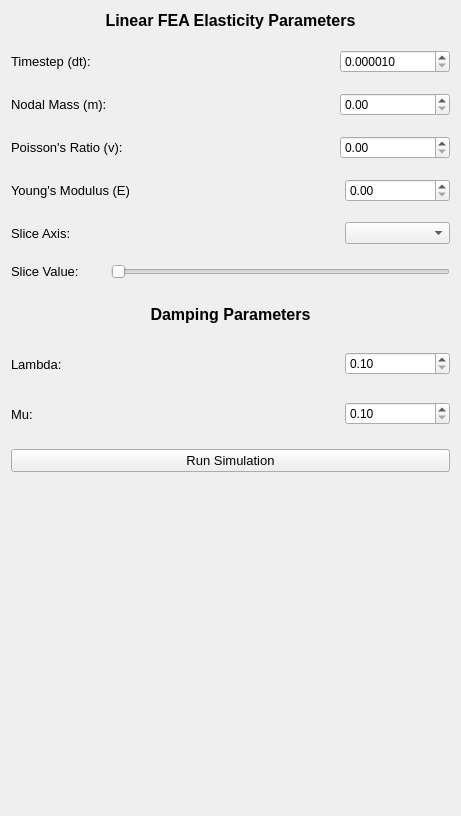
            <widget class="QWidget" name="sim_settings_page">
             <property name="geometry">
              <rect>
               <x>0</x>
               <y>0</y>
               <width>461</width>
               <height>816</height>
              </rect>
             </property>
             <attribute name="label">
              <string>Simulation Settings</string>
             </attribute>
             <layout class="QVBoxLayout" name="verticalLayout_4">
              <item>
               <layout class="QVBoxLayout" name="right_panel_layout_2">
                <property name="spacing">
                 <number>20</number>
                </property>
                <property name="sizeConstraint">
                 <enum>QLayout::SetDefaultConstraint</enum>
                </property>
                <item>
                 <layout class="QHBoxLayout" name="horizontalLayout_10" stretch="300">
                  <item>
                   <widget class="QLabel" name="label_2">
                    <property name="maximumSize">
                     <size>
                      <width>16777215</width>
                      <height>30</height>
                     </size>
                    </property>
                    <property name="font">
                     <font>
                      <family>Segoe UI</family>
                      <pointsize>12</pointsize>
                      <weight>75</weight>
                      <bold>true</bold>
                     </font>
                    </property>
                    <property name="text">
                     <string>Linear FEA Elasticity Parameters</string>
                    </property>
                    <property name="alignment">
                     <set>Qt::AlignCenter</set>
                    </property>
                   </widget>
                  </item>
                 </layout>
                </item>
                <item>
                 <layout class="QHBoxLayout" name="horizontalLayout_9" stretch="300,100">
                  <property name="spacing">
                   <number>0</number>
                  </property>
                  <item>
                   <widget class="QLabel" name="label_11">
                    <property name="maximumSize">
                     <size>
                      <width>1000</width>
                      <height>30</height>
                     </size>
                    </property>
                    <property name="font">
                     <font>
                      <family>Segoe UI</family>
                      <pointsize>10</pointsize>
                      <weight>50</weight>
                      <bold>false</bold>
                     </font>
                    </property>
                    <property name="text">
                     <string>Timestep (dt):</string>
                    </property>
                   </widget>
                  </item>
                  <item>
                   <widget class="QDoubleSpinBox" name="timestep_double_spin_box">
                    <property name="maximumSize">
                     <size>
                      <width>16777215</width>
                      <height>16777215</height>
                     </size>
                    </property>
                    <property name="decimals">
                     <number>6</number>
                    </property>
                    <property name="minimum">
                     <double>0.000010000000000</double>
                    </property>
                    <property name="maximum">
                     <double>5.000000000000000</double>
                    </property>
                    <property name="singleStep">
                     <double>0.001000000000000</double>
                    </property>
                   </widget>
                  </item>
                 </layout>
                </item>
                <item>
                 <layout class="QHBoxLayout" name="horizontalLayout_8" stretch="300,100">
                  <property name="spacing">
                   <number>0</number>
                  </property>
                  <item>
                   <widget class="QLabel" name="label_10">
                    <property name="maximumSize">
                     <size>
                      <width>1000</width>
                      <height>30</height>
                     </size>
                    </property>
                    <property name="font">
                     <font>
                      <family>Segoe UI</family>
                      <pointsize>10</pointsize>
                      <weight>50</weight>
                      <bold>false</bold>
                     </font>
                    </property>
                    <property name="text">
                     <string>Nodal Mass (m):</string>
                    </property>
                   </widget>
                  </item>
                  <item>
                   <widget class="QDoubleSpinBox" name="nodal_mass_double_spin_box">
                    <property name="maximumSize">
                     <size>
                      <width>16777215</width>
                      <height>16777215</height>
                     </size>
                    </property>
                   </widget>
                  </item>
                 </layout>
                </item>
                <item>
                 <layout class="QHBoxLayout" name="horizontalLayout_3" stretch="300,100">
                  <property name="spacing">
                   <number>0</number>
                  </property>
                  <item>
                   <widget class="QLabel" name="label_6">
                    <property name="maximumSize">
                     <size>
                      <width>1000</width>
                      <height>30</height>
                     </size>
                    </property>
                    <property name="font">
                     <font>
                      <family>Segoe UI</family>
                      <pointsize>10</pointsize>
                      <weight>50</weight>
                      <bold>false</bold>
                     </font>
                    </property>
                    <property name="text">
                     <string>Poisson's Ratio (v):</string>
                    </property>
                   </widget>
                  </item>
                  <item>
                   <widget class="QDoubleSpinBox" name="poissons_ratio_double_spin_box">
                    <property name="maximumSize">
                     <size>
                      <width>16777215</width>
                      <height>16777215</height>
                     </size>
                    </property>
                    <property name="minimum">
                     <double>0.000000000000000</double>
                    </property>
                    <property name="maximum">
                     <double>0.500000000000000</double>
                    </property>
                    <property name="singleStep">
                     <double>0.010000000000000</double>
                    </property>
                   </widget>
                  </item>
                 </layout>
                </item>
                <item>
                 <layout class="QHBoxLayout" name="horizontalLayout_4" stretch="300,100">
                  <item>
                   <widget class="QLabel" name="label_7">
                    <property name="maximumSize">
                     <size>
                      <width>1000</width>
                      <height>30</height>
                     </size>
                    </property>
                    <property name="font">
                     <font>
                      <family>Segoe UI</family>
                      <pointsize>10</pointsize>
                      <weight>50</weight>
                      <bold>false</bold>
                     </font>
                    </property>
                    <property name="layoutDirection">
                     <enum>Qt::LeftToRight</enum>
                    </property>
                    <property name="text">
                     <string>Young's Modulus (E)</string>
                    </property>
                   </widget>
                  </item>
                  <item>
                   <widget class="QDoubleSpinBox" name="youngs_modulus_double_spin_box">
                    <property name="maximumSize">
                     <size>
                      <width>16777215</width>
                      <height>16777215</height>
                     </size>
                    </property>
                    <property name="maximum">
                     <double>10000000000.000000000000000</double>
                    </property>
                   </widget>
                  </item>
                 </layout>
                </item>
                <item>
                 <layout class="QHBoxLayout" name="horizontalLayout_6" stretch="300,100">
                  <item>
                   <widget class="QLabel" name="label_8">
                    <property name="maximumSize">
                     <size>
                      <width>16777215</width>
                      <height>30</height>
                     </size>
                    </property>
                    <property name="font">
                     <font>
                      <family>Segoe UI</family>
                      <pointsize>10</pointsize>
                      <weight>50</weight>
                      <bold>false</bold>
                     </font>
                    </property>
                    <property name="text">
                     <string>Slice Axis:</string>
                    </property>
                   </widget>
                  </item>
                  <item>
                   <widget class="QComboBox" name="slice_axis_combo_box">
                    <property name="maximumSize">
                     <size>
                      <width>16777215</width>
                      <height>16777215</height>
                     </size>
                    </property>
                    <property name="toolTip">
                     <string>The axis to slice by (x, y or z)</string>
                    </property>
                    <property name="currentText">
                     <string/>
                    </property>
                   </widget>
                  </item>
                 </layout>
                </item>
                <item>
                 <layout class="QHBoxLayout" name="horizontalLayout_7">
                  <item>
                   <widget class="QLabel" name="label">
                    <property name="minimumSize">
                     <size>
                      <width>80</width>
                      <height>0</height>
                     </size>
                    </property>
                    <property name="font">
                     <font>
                      <family>Segoe UI</family>
                      <pointsize>10</pointsize>
                      <weight>50</weight>
                      <bold>false</bold>
                     </font>
                    </property>
                    <property name="text">
                     <string>Slice Value:</string>
                    </property>
                   </widget>
                  </item>
                  <item>
                   <widget class="QSlider" name="slice_value_slider">
                    <property name="toolTip">
                     <string>The percentage of the shape to slice</string>
                    </property>
                    <property name="autoFillBackground">
                     <bool>false</bool>
                    </property>
                    <property name="maximum">
                     <number>100</number>
                    </property>
                    <property name="sliderPosition">
                     <number>0</number>
                    </property>
                    <property name="orientation">
                     <enum>Qt::Horizontal</enum>
                    </property>
                    <property name="tickPosition">
                     <enum>QSlider::NoTicks</enum>
                    </property>
                   </widget>
                  </item>
                 </layout>
                </item>
                <item>
                 <layout class="QHBoxLayout" name="horizontalLayout_12">
                  <item>
                   <layout class="QVBoxLayout" name="verticalLayout_2">
                    <item>
                     <widget class="QLabel" name="label_3">
                      <property name="enabled">
                       <bool>true</bool>
                      </property>
                      <property name="sizePolicy">
                       <sizepolicy hsizetype="Preferred" vsizetype="Preferred">
                        <horstretch>0</horstretch>
                        <verstretch>0</verstretch>
                       </sizepolicy>
                      </property>
                      <property name="minimumSize">
                       <size>
                        <width>0</width>
                        <height>30</height>
                       </size>
                      </property>
                      <property name="maximumSize">
                       <size>
                        <width>16777215</width>
                        <height>30</height>
                       </size>
                      </property>
                      <property name="font">
                       <font>
                        <family>Segoe UI</family>
                        <pointsize>12</pointsize>
                        <weight>75</weight>
                        <bold>true</bold>
                       </font>
                      </property>
                      <property name="text">
                       <string>Damping Parameters</string>
                      </property>
                      <property name="alignment">
                       <set>Qt::AlignCenter</set>
                      </property>
                     </widget>
                    </item>
                    <item>
                     <layout class="QHBoxLayout" name="horizontalLayout_11" stretch="300,100">
                      <item>
                       <widget class="QLabel" name="label_4">
                        <property name="minimumSize">
                         <size>
                          <width>0</width>
                          <height>30</height>
                         </size>
                        </property>
                        <property name="font">
                         <font>
                          <family>Segoe UI</family>
                          <pointsize>10</pointsize>
                          <weight>50</weight>
                          <bold>false</bold>
                         </font>
                        </property>
                        <property name="text">
                         <string>Lambda:</string>
                        </property>
                       </widget>
                      </item>
                      <item>
                       <widget class="QDoubleSpinBox" name="rayleigh_lambda_double_spin_box">
                        <property name="maximumSize">
                         <size>
                          <width>16777215</width>
                          <height>16777215</height>
                         </size>
                        </property>
                        <property name="minimum">
                         <double>0.100000000000000</double>
                        </property>
                        <property name="maximum">
                         <double>1.000000000000000</double>
                        </property>
                        <property name="singleStep">
                         <double>0.100000000000000</double>
                        </property>
                       </widget>
                      </item>
                     </layout>
                    </item>
                    <item>
                     <layout class="QHBoxLayout" name="horizontalLayout_13" stretch="300,100">
                      <item>
                       <widget class="QLabel" name="label_12">
                        <property name="minimumSize">
                         <size>
                          <width>0</width>
                          <height>30</height>
                         </size>
                        </property>
                        <property name="font">
                         <font>
                          <family>Segoe UI</family>
                          <pointsize>10</pointsize>
                          <weight>50</weight>
                          <bold>false</bold>
                         </font>
                        </property>
                        <property name="text">
                         <string>Mu:</string>
                        </property>
                       </widget>
                      </item>
                      <item>
                       <widget class="QDoubleSpinBox" name="rayleigh_mu_double_spin_box">
                        <property name="maximumSize">
                         <size>
                          <width>16777215</width>
                          <height>16777215</height>
                         </size>
                        </property>
                        <property name="minimum">
                         <double>0.100000000000000</double>
                        </property>
                        <property name="maximum">
                         <double>1.000000000000000</double>
                        </property>
                        <property name="singleStep">
                         <double>0.100000000000000</double>
                        </property>
                       </widget>
                      </item>
                     </layout>
                    </item>
                   </layout>
                  </item>
                 </layout>
                </item>
                <item>
                 <widget class="QPushButton" name="sim_settings_run_button">
                  <property name="font">
                   <font>
                    <family>Segoe UI</family>
                    <pointsize>10</pointsize>
                    <weight>50</weight>
                    <bold>false</bold>
                   </font>
                  </property>
                  <property name="text">
                   <string>Run Simulation</string>
                  </property>
                 </widget>
                </item>
                <item>
                 <spacer name="verticalSpacer">
                  <property name="orientation">
                   <enum>Qt::Vertical</enum>
                  </property>
                  <property name="sizeType">
                   <enum>QSizePolicy::MinimumExpanding</enum>
                  </property>
                  <property name="sizeHint" stdset="0">
                   <size>
                    <width>20</width>
                    <height>10</height>
                   </size>
                  </property>
                 </spacer>
                </item>
               </layout>
              </item>
             </layout>
            </widget>
